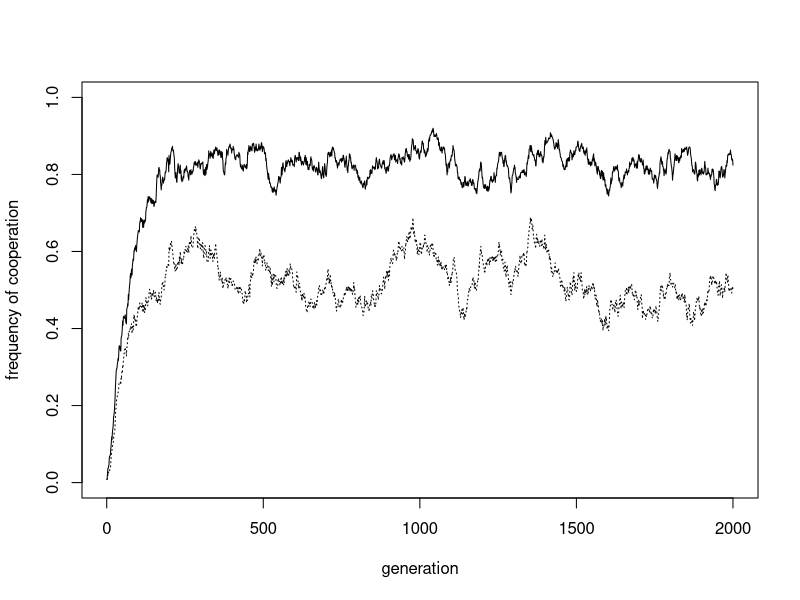

Generate this figure with R: (Note: a time limit stopped this script after it produced the figure.)
## ---- chunk 1

N <- 4  # 4 groups
n <- 4  # 4 agents per group

# create agent matrix, each column is a group
# can be C (cooperator), D (defector) or P (punisher)
agent <- matrix(nrow = n, ncol = N)

agent[,1] <- c("C", "C", "D", "D")
agent[,2] <- c("D", "D", "P", "P")
agent[,3] <- c("P", "P", "C", "D")
agent[,4] <- c("D", "D", "D", "D")

agent

## ---- chunk 2

# create payoff matrix, with baseline payoff 1
payoff <- matrix(1, nrow = n, ncol = N)

payoff

## ---- chunk 3

e <- 0  # cooperation error rate
c <- 0.2  # cost of cooperation

# probs for contribution (1-e)
contribute <- matrix(runif(n*N), nrow = n, ncol = N)
  
# contributors are Ps or Cs with prob 1-e
contributors <- (agent == "P" | agent == "C") & contribute > e
  
# reduce payoffs of contributing Ps and Cs by c
payoff[contributors] <- payoff[contributors] - c

contributors
payoff
    
## ---- chunk 4

p <- 0.8  # cost to punished
k <- 0.2  # cost to punisher

# columns/groups with at least one P
Pgroups <- unique(which(agent=="P", arr.ind=TRUE)[,"col"])
    
# defections (Ds and Ps/Cs with probability e)
defections <- agent == "D" | ((agent == "P" | agent == "C") & contribute <= e)
    
# cycle thru Pgroups (j) and agents (i)
for (j in Pgroups) {
      
  for (i in 1:n) {
        
    # if the agent is P
    if (agent[i,j] == "P") {
          
      # reduce punisher's payoff by k/n per defection
      payoff[i,j] <- payoff[i,j] - sum(defections[-i,j]) * k / n
          
      # reduce each defector's payoff by p/n
      payoff[-i,j][defections[-i,j]] <- payoff[-i,j][defections[-i,j]] - p / n
          
    }
        
  }
      
}

payoff

## ---- chunk 5

m <- 0.01  # rate of between-group mixing

# store agent in previous agent to avoid overlap
previous_agent <- agent
    
# cycle thru groups (j) and agents (i)
for (j in 1:N) {
      
  for (i in 1:n) {
        
    # with prob 1-m, choose demonstrator from same group (excluding self)
    if (runif(1) > m) {
          
      dem <- c(sample((1:n)[(1:n)!=i], 1), j)
          
    # with prob m, choose demonstrator from different group
    } else {
          
      dem <- c(sample(1:n, 1), 
               sample((1:N)[(1:N)!=j], 1))
          
    }
        
    # get W, relative payoff of demonstrator
    W <- payoff[dem[1],dem[2]] / (payoff[dem[1],dem[2]] + payoff[i,j])
        
    # copy dem's behaviour with prob W
    # use previous_agent to avoid copying an agent who has already copied
    if (runif(1) < W) {
          
      agent[i,j] <- previous_agent[dem[1],dem[2]]
          
    }
        
  }
      
}
    
agent

## ---- chunk 6

epsilon <- 0.5  # frequency of conflict

# dataframe of randomly selected pairs of groups
contests <- as.data.frame(matrix(sample(N), nrow = N/2, ncol = 2))
    
# keep contests with prob epsilon
contests <- contests[runif(N/2) < epsilon,]
    
# recalculate defections (Ds and Ps/Cs with probability e)
defections <- agent == "D" | ((agent == "P" | agent == "C") & contribute <= e)
    
# if there are any contests left
if (nrow(contests) > 0) {  
      
  # cycle thru pairs
  for (i in 1:nrow(contests)) {
        
    # prob group 1 beats group 2 in pair i
    d1 <- sum(defections[,contests[i,1]]) / n
    d2 <- sum(defections[,contests[i,2]]) / n
    d <- 0.5 + (d2 - d1)/2
        
    # group 1 wins
    if (runif(1) < d) {
          
      agent[,contests[i,2]] <- agent[,contests[i,1]]
          
    # group 2 wins  
    } else {
          
      agent[,contests[i,1]] <- agent[,contests[i,2]]
          
    }
        
  }
      
}

agent
    
## ---- chunk 7

mu <- 0.5  # mutation rate

# probs for mutation
mutate <- runif(N*n)
    
# store agent in previous agent to avoid overlap
previous_agent <- agent
    
# mutating D agents
agent[mutate < mu & previous_agent == "D"] <- 
  sample(c("P","C"), 
         sum(mutate < mu & previous_agent == "D"), 
         replace = TRUE)
    
# mutating C agents
agent[mutate < mu & previous_agent == "C"] <- 
  sample(c("P","D"), 
         sum(mutate < mu & previous_agent == "C"), 
         replace = TRUE)
    
# mutating P agents
agent[mutate < mu & previous_agent == "P"] <- 
  sample(c("D","C"), 
         sum(mutate < mu & previous_agent == "P"), 
         replace = TRUE)

agent
    
## ---- chunk 8

Cooperation <- function(N = 128, 
                        n = 4, 
                        t_max = 2000, 
                        e = 0.02, 
                        c = 0.2, 
                        m = 0.01, 
                        p = 0.8, 
                        k = 0.2, 
                        mu = 0.01, 
                        epsilon = 0.015, 
                        show_plot = TRUE) {

  # create agent matrix, each column is a group
  # can be C (cooperator), D (defector) or P (punisher)
  agent <- matrix(nrow = n, ncol = N)
  
  # initial conditions: group 1 all punishers, others are all defectors
  agent[,1] <- "P"
  agent[,-1] <- "D"
  
  # create output for freq of cooperation in each timestep
  # and freq of punishment
  output <- data.frame(PandC = rep(NA, t_max), 
                       P = rep(NA, t_max))
  
  # store for t = 1
  output$PandC[1] <- sum(agent == "C" | agent == "P") / (N*n)
  output$P[1] <- sum(agent == "P") / (N*n)
  
  for (t in 2:t_max) {
  
    # create/initialise payoff matrix, with baseline payoff 1
    payoff <- matrix(1, nrow = n, ncol = N)
  
    # 1. Cooperation
  
    # probs for contribution (1-e)
    contribute <- matrix(runif(n*N), nrow = n, ncol = N)
  
    # contributors are Ps or Cs with prob 1-e
    contributors <- (agent == "P" | agent == "C") & contribute > e
  
    # reduce payoffs of contributing Ps and Cs by c
    payoff[contributors] <- payoff[contributors] - c
    
    # 2. Punishment
    
    # columns/groups with at least one P
    Pgroups <- unique(which(agent=="P", arr.ind=TRUE)[,"col"])
    
    # defections (Ds and Ps/Cs with probability e)
    defections <- agent == "D" | ((agent == "P" | agent == "C") & contribute <= e)
    
    # cycle thru Pgroups (j) and agents (i)
    for (j in Pgroups) {
      
      for (i in 1:n) {
        
        # if the agent is P
        if (agent[i,j] == "P") {
          
          # reduce punisher's payoff by k/n per defection
          payoff[i,j] <- payoff[i,j] - sum(defections[-i,j]) * k / n
          
          # reduce each defector's payoff by p/n
          payoff[-i,j][defections[-i,j]] <- payoff[-i,j][defections[-i,j]] - p / n
          
        }
        
      }
      
    }
    
    # 3. Social learning
    
    # store agent in previous agent to avoid overlap
    previous_agent <- agent
    
    # cycle thru groups (j) and agents (i)
    for (j in 1:N) {
      
      for (i in 1:n) {
        
        # with prob 1-m, choose demonstrator from same group (excluding self)
        if (runif(1) > m) {
          
          dem <- c(sample((1:n)[(1:n)!=i], 1), j)
          
        # with prob m, choose demonstrator from different group
        } else {
          
          dem <- c(sample(1:n, 1), 
                   sample((1:N)[(1:N)!=j], 1))
          
        }
        
        # get W, relative payoff
        W <- payoff[dem[1],dem[2]] / (payoff[dem[1],dem[2]] + payoff[i,j])
        
        # copy dem's behaviour with prob W
        # use previous_agent to avoid copying an agent who has already copied
        if (runif(1) < W) {
          
          agent[i,j] <- previous_agent[dem[1],dem[2]]
          
        }
        
      }
      
    }
    
    # 4. Group selection
    
    # dataframe of randomly selected pairs of groups
    contests <- as.data.frame(matrix(sample(N), nrow = N/2, ncol = 2))
    
    # keep contests with prob epsilon
    contests <- contests[runif(N/2) < epsilon,]
    
    # recalculate defections (Ds and Ps/Cs with probability e)
    defections <- agent == "D" | ((agent == "P" | agent == "C") & contribute <= e)
    
    # if there are any contests left
    if (nrow(contests) > 0) {  
      
      # cycle thru pairs
      for (i in 1:nrow(contests)) {
        
        # prob group 1 beats group 2 in pair i
        d1 <- sum(defections[,contests[i,1]]) / n
        d2 <- sum(defections[,contests[i,2]]) / n
        d <- 0.5 + (d2 - d1)/2
        
        # group 1 wins
        if (runif(1) < d) {
          
          agent[,contests[i,2]] <- agent[,contests[i,1]]
          
        # group 2 wins  
        } else {
          
          agent[,contests[i,1]] <- agent[,contests[i,2]]
          
        }
        
      }
      
    }

    # 5. Mutation
    
    # probs for mutation
    mutate <- runif(N*n)
    
    # store agent in previous agent to avoid overlap
    previous_agent <- agent
    
    # mutating D agents
    agent[mutate < mu & previous_agent == "D"] <- 
      sample(c("P","C"), 
             sum(mutate < mu & previous_agent == "D"), 
             replace = TRUE)
    
    # mutating C agents
    agent[mutate < mu & previous_agent == "C"] <- 
      sample(c("P","D"), 
             sum(mutate < mu & previous_agent == "C"), 
             replace = TRUE)
    
    # mutating P agents
    agent[mutate < mu & previous_agent == "P"] <- 
      sample(c("D","C"), 
             sum(mutate < mu & previous_agent == "P"), 
             replace = TRUE)
    
    # 6. Record freq of cooperation
    
    output$PandC[t] <- sum(agent == "C" | agent == "P") / (N*n)
    output$P[t] <- sum(agent == "P") / (N*n)
  
  }
  
  if (show_plot == TRUE) {
    
    plot(x = 1:nrow(output), 
         y = output$PandC, 
         type = 'l',
         ylab = "frequency of cooperation", 
         xlab = "generation", 
         ylim = c(0,1))
    
    # dotted line for freq of Ps
    lines(x = 1:nrow(output), 
          y = output$P,
          type = 'l',
          lty = 3)
    
  }
  
  # output final agent, full output, and mean cooperation of last 50% of timesteps
  list(agent = agent, 
       output = output, 
       mean_coop = mean(output$PandC[(t_max/2):t_max]))

}


## ---- chunk 9

data_model11 <- Cooperation()

## ---- chunk 10

data_model11$agent[,1:25]

## ---- chunk 11

data_model11 <- Cooperation(n = 32)

## ---- chunk 12

data_model11 <- Cooperation(n = 32, p = 0, k = 0)

## ---- chunk 13

data_model11 <- Cooperation(n = 32, epsilon = 0)

## ---- chunk 14

data_model11 <- Cooperation(n = 32, m = 0.05)

## ---- chunk 15

n <- c(4,8,16,32,64)
epsilon <- c(0.0075,0.015,0.03)

output <- data.frame(matrix(NA, ncol = length(epsilon), nrow = length(n)))
rownames(output) <- n
colnames(output) <- epsilon
  
for (j in 1:length(epsilon)) {
    
  for (i in 1:length(n)) {
      
    output[i,j] <- Cooperation(n = n[i], 
                               epsilon = epsilon[j],
                               show_plot = FALSE)$mean_coop
      
  }
    
}
  
plot(x = 1:length(n), y = output[,1], 
     type = 'o',
     ylab = "frequency of cooperation", 
     xlab = "group size", 
     col = "darkblue",
     pch = 15,
     ylim = c(0,1),
     xlim = c(1,length(n)),
     xaxt = "n")

axis(1, at=1:length(n), labels=n)
  
lines(x = 1:length(n), output[,2],
      type = 'o',
      col = "red",
      pch = 17)
  
lines(x = 1:length(n), output[,3],
      type = 'o',
      col = "plum",
      pch = 16)
  
legend("bottomleft",
        legend = epsilon,
        title = "freq of group conflict",
        lty = 1,
        lwd = 2,
        pch = c(15,17,16),
        col = c("darkblue", "red","plum"),
        bty = "n",
        cex = 0.9)
